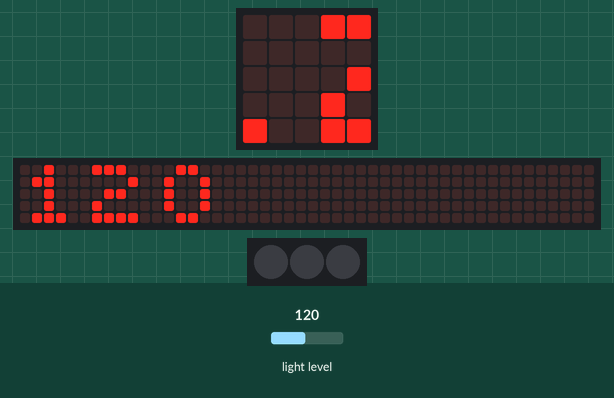
A program run on a simulated Calliope mini (MakeCode). Shown: the board's 5×5 LED display, a strip that is not on the board, showing the scrolling text unrolled, 3 RGB LEDs in strip order, left to right. Inputs (shaded band) come from the test bench; at power-on: light level 120. The 48×5 strip is a reading aid, not a part: it shows the text the display is scrolling, unrolled, one strip-width of it at a time.

Above: at 1.27 s.
1.3 s: light level set to 5
At 5.4 s:
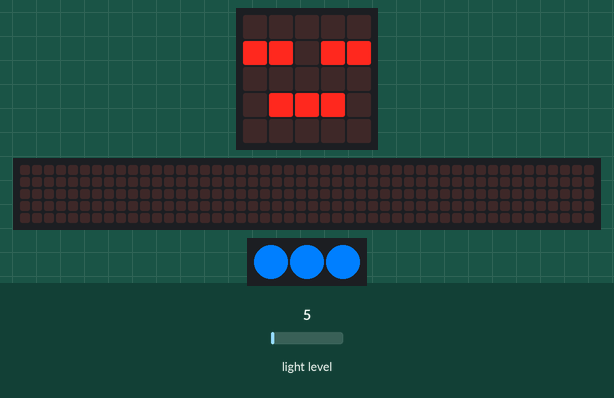
5.7 s: light level set to 64
At 9.44 s:
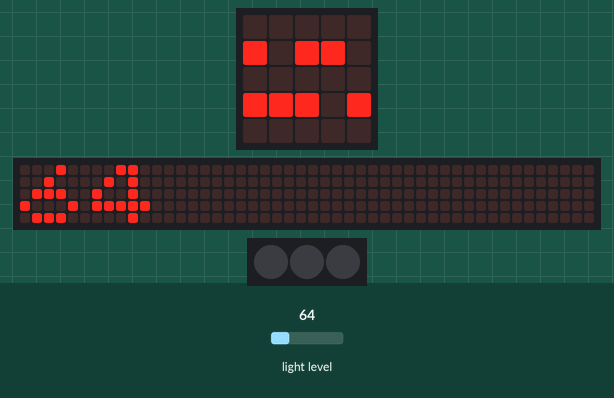
11.1 s: light level set to 128
At 12.09 s:
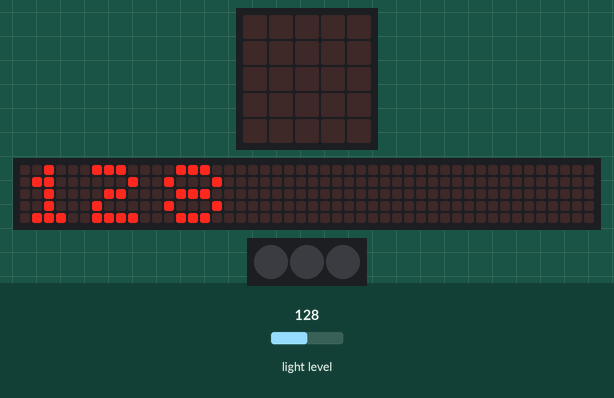
16.7 s: light level set to 47
At 19.6 s:
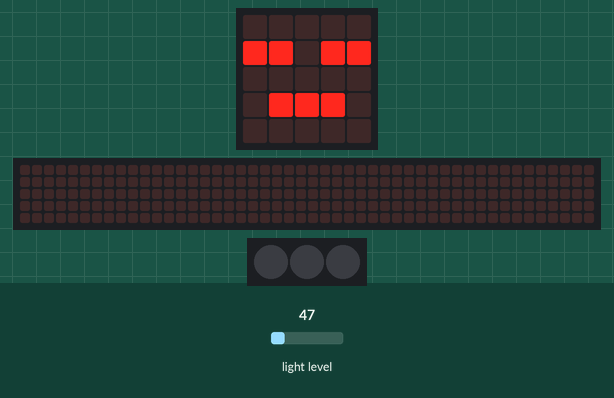
Timing chart, 0 to 20.2 s (numbered marks = the images above; inputs shaded):
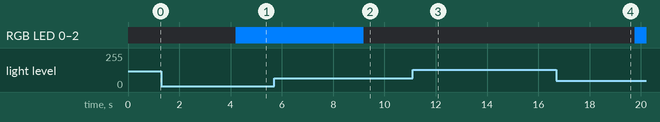

Measured:
- after the input at 1.3 s, the display: first differs from a run without the input after 2.3 s (image 1 shows a later state)
- after the input at 16.7 s, the display: first differs from a run without the input after 2.5 s (image 4)
- what the display in image 4 shows lasts 0.6 s, from 19.2 s to 19.8 s

The program:

main.ts
```typescript
basic.forever(function () {
    basic.showNumber(input.lightLevel())
    if (input.lightLevel() < 50) {
        basic.showIcon(IconNames.Asleep)
        basic.setLedColors(0x007fff, 0x007fff, 0x007fff)
        basic.pause(5000)
    }
    basic.turnRgbLedOff()
})
```

test.ts
```typescript
// Hier kann man Tests durchführen; diese Datei wird nicht kompiliert, wenn dieses Paket als Erweiterung verwendet wird.
```
